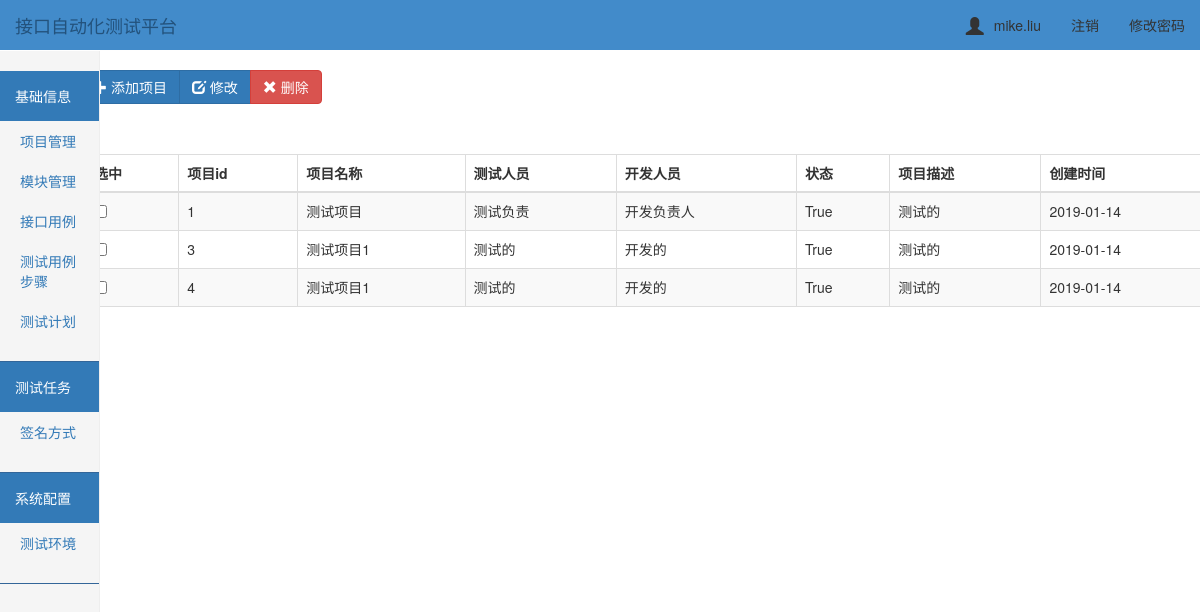
/project/ (signed in), run on an earlier commit of the app's database.
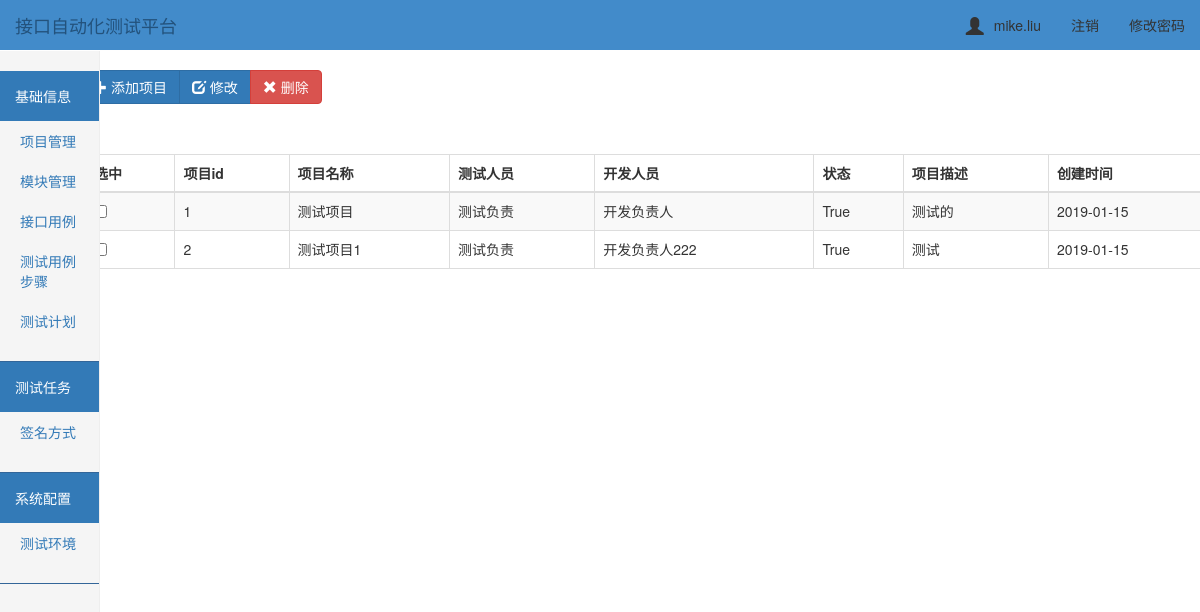
And on a later commit of the database.
### ApiTest/models.py (models this page shows, shortened)
class Project(models.Model):
    prj_id = models.AutoField(primary_key=True, null=False)
    prj_name = models.CharField('项目名称', max_length=64)  # 项目名称
    prj_desc = models.CharField('项目描述', max_length=256)  # 项目描述
    testers = models.CharField('测试负责人', max_length=256)  # 项目负责人
    developer = models.CharField('开发负责人', max_length=256)
    status = models.BooleanField()
    create_time = models.DateTimeField('创建时间', auto_now=True)  # 创建时间
    class Meta:
        verbose_name = '项目管理'
        verbose_name_plural = '项目管理'

### ApiTest/views.py (the view)
# urls.py: url(r'^project/$', views.project),
@login_required
def project(request):
    project_list = Project.objects.filter().all()
    return render(request, "project/index.html", {"project_list": project_list})

### templates/project/index.html (shortened to what this page needs)
{% extends "../base.html" %}
{% block add %}
<div class="btn-toolbar" role="toolbar">
  <div class="btn-group" style="padding-top: 20px;left: 50px">
    <button id="add_btn" class="btn btn-primary " data-toggle="modal" data-target="#addmyModal">
        <span class="glyphicon glyphicon-plus" aria-hidden="true"></span> 添加项目
    </button>
    <button id="edit_prj" class="btn btn-primary" data-toggle="modal" data-target="#">
        <span class="glyphicon glyphicon-edit" aria-hidden="true"></span> 修改
    </button>
      <button id="btn_delete" type="onclick" class="btn btn-danger ">
            <span class="glyphicon glyphicon-remove" aria-hidden="true"></span> 删除
        </button>
  </div>
</div>
<div class="container">
        <div class="row">
            <div class="col-md-12">
                <table id= "table" class="table table-striped table-bordered">
                    <thead>
                        <tr>
                            <th>选中</th>
                            <th>项目id</th>
                            <th>项目名称</th>
                            <th>测试人员</th>
                            <th>开发人员</th>
                            <th>状态</th>
                            <th>项目描述</th>
                            <th>创建时间</th>
                        </tr>
                    </thead>
                    <tbody>
                        {% for project_obj in project_list %}
                            <tr>
                                <td id="che1"><input type="checkbox"/></td>
                                <td>{{project_obj.prj_id}}</td>
                                <td>{{ project_obj.prj_name }}</td>
                                <td>{{ project_obj.testers}}</td>
                                <td>{{ project_obj.developer }}</td>
                                <td>{{ project_obj.status }}</td>
                                <td>{{ project_obj.prj_desc }}</td>
                                <td>{{ project_obj.create_time|date:'Y-m-d' }}</td>
                            </tr>
                        {% endfor %}
                    </tbody>
                </table>
            </div>
        </div>
    </div>
{% endblock %}

What changed in the data, as far as the page shows it:
removed Project: prj_id "3", prj_name "测试项目1", testers "测试的", developer "开发的", status "True", prj_desc "测试的", create_time "2019-01-14"
removed Project: prj_id "4", prj_name "测试项目1", testers "测试的", developer "开发的", status "True", prj_desc "测试的", create_time "2019-01-14"
changed Project "测试项目": create_time "2019-01-14" → "2019-01-15"
added Project: prj_id "2", prj_name "测试项目1", testers "测试负责", developer "开发负责人222", status "True", prj_desc "测试", create_time "2019-01-15"
